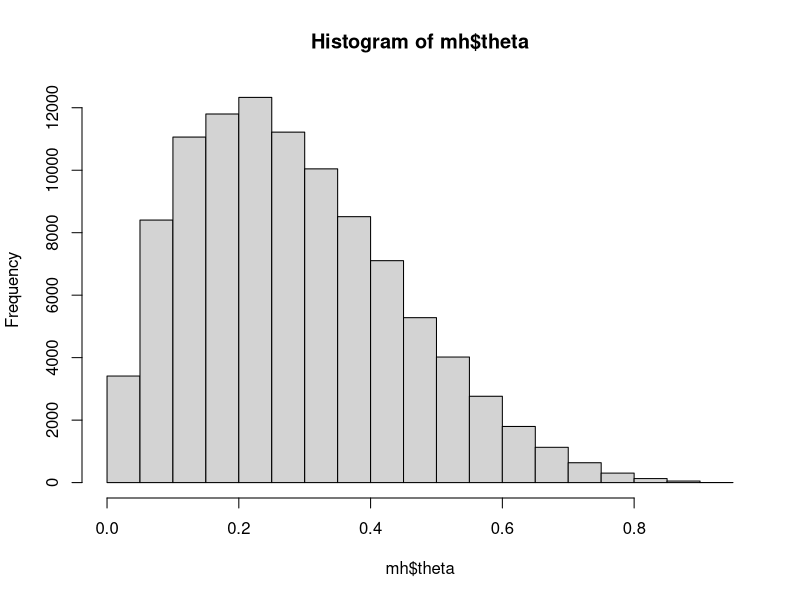
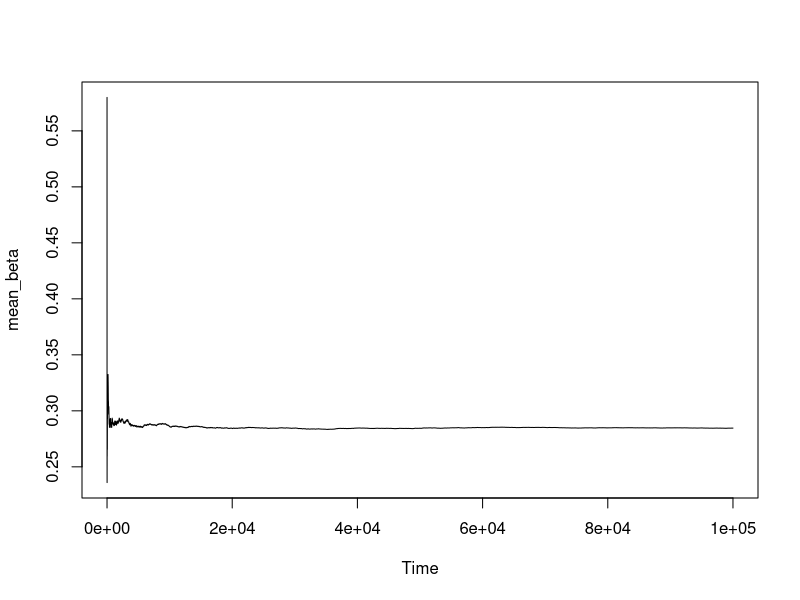
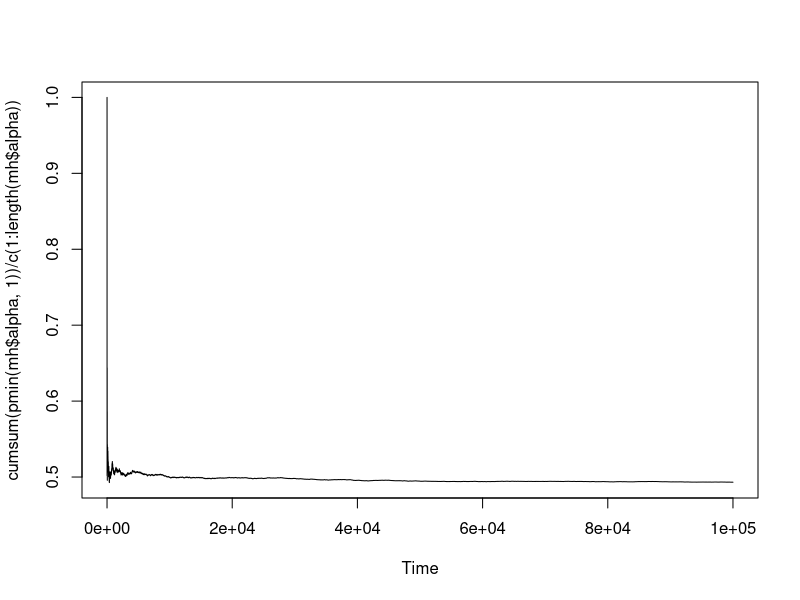

R code for these plots, in order:
# Metropolis Hastings ---------------------------------------------------------
# beta ditribution
target <- function(x) {
  return(dbeta(x, shape1 = 2, shape2 = 5))
}

# Uniform distribution
proposal <- function(x = 0, mean = 0, type = "pdf") {
  
  if (type == "pdf") {
    return(1)
  } else if (type == "rv"){
    return(runif(1))
  }
  
}


# Metropolis-Hastings Sampler
MH_sampler <- function(target, proposal, niter = 100, d) {
  
  # storage
  theta <- matrix(NA, nrow = niter, ncol = d)
  alpha <- vector(mode="numeric", length = niter)
 
   # 1.) draw initial value
  # 2.) repeat fot i in 1,...,niter
  theta_last <-  proposal(x = 0, mean = theta_last, type = "rv")
    
  for (i in 1:niter) {

      # a.) draw caindidate theta*
      theta_cand <- proposal(x=0, mean = theta_last, type = "rv")
     
       # b.) calc alpha
      log_alpha = (log(target(theta_cand)) + 
        log(proposal(theta_last, mean = theta_cand)) - 
          log(target(theta_last)) -
          log(proposal(theta_cand, mean = theta_last))
      )     
       alpha[i] <- exp(log_alpha)
      
      # c.)
      if (alpha[i] >= 1) {
        # accept draw wit prop = 1
        theta[i] <- theta_cand
        theta_last <- theta_cand
      } else {
        # accept draw with prop = alpha
        if (alpha[i] > runif(1)) {
          theta[i] <- theta_cand
          theta_last <- theta_cand
        }
        else {
          theta[i] <- theta_last
        }
      }
    }
  
  return(list(theta = theta, alpha = alpha))
}


# run MH-Sampler
mh <- MH_sampler(target, proposal, niter = 1e5, d=1)



hist(mh$theta)
mean(mh$theta) # true mean: 0.2857143
var(mh$theta) # # true variance: 0.0255102


mean_beta <- cumsum(mh$theta)/c(1:length(mh$theta))

plot.ts(mean_beta)
plot.ts(cumsum(pmin(mh$alpha, 1))/c(1:length(mh$alpha)))

       